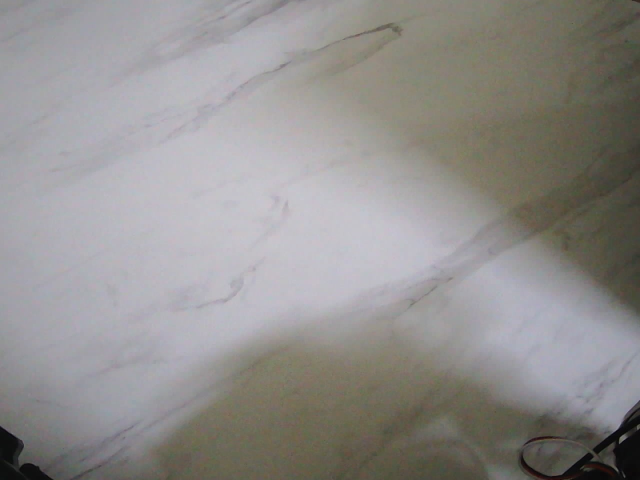
#> input picture datasets/towel_yolo_source/20260826_top_01/00_empty_table/empty_0001.jpg, 1280 x 960 px (shown at 1/2 size)
$ python -i bootstrap_top_can_obb_labels.py   (imports and definitions only)
#> lines starting #> are read from the running program, lines starting #| are printed output that depends on the picture; after the words box and inside, x2 and y2 are one past the last pixel; in counts of white or black regions, pixels touching at a corner belong together
#> further down, picture is the input picture: shape (960, 1280, 3); mean B, G, R 141.1, 143, 145.2
### tools/label_top_can_obb.py
#!/usr/bin/env python3
"""Review and manually label one top-camera can OBB per capture.

The source capture set can contain several near-identical frames from one
physical scene.  This tool deliberately selects only the sharpest frame per
capture so that adjacent frames cannot later leak across train and validation
splits.  Positive cases receive one Ultralytics OBB; ``absent`` cases receive
an empty label file.
"""

from __future__ import annotations

import argparse
import hashlib
import json
import sys
from dataclasses import dataclass
from pathlib import Path

import cv2
import numpy as np


CLASS_ID = 0
CLASS_NAME = "can"
INDEX_NAME = "can_obb_labeling_index.json"


@dataclass(frozen=True)
class Case:
    capture_id: str
    expected_present: bool
    image: Path
    image_sha256: str
    width: int
    height: int
    source_record: str
    condition: dict[str, str]


# [90 lines left out: functions file_sha256, load_json, parse_cases, not called in this run]


def order_box_points(points: np.ndarray) -> np.ndarray:
    if points.shape != (4, 2):
        raise ValueError("an OBB needs exactly four points")
    center = np.mean(points, axis=0)
    angles = np.arctan2(points[:, 1] - center[1], points[:, 0] - center[0])
    ordered = points[np.argsort(angles)]
    start = int(np.argmin(ordered[:, 0] + ordered[:, 1]))
    return np.roll(ordered, -start, axis=0)


# [52 lines left out: functions label_text, parse_label, index_document, not called in this run]


class Labeler:
    # [18 lines left out: functions __init__, _first_index, not called in this run]

    @property
    def case(self) -> Case:
        return self.cases[self.index]

    @property
    def label_path(self) -> Path:
        return self.labels_dir / f"{self.case.capture_id}.txt"

    # [34 lines left out: functions load_current, _mouse, _render, not called in this run]

    def _save_index(self) -> None:
        self.index_path.write_text(json.dumps(index_document(self.root, self.cases, self.labels_dir), indent=2, sort_keys=True) + "\n", encoding="utf-8")

    # [9 lines left out: function save_current, not called in this run]

    def move(self, delta: int) -> None:
        self.index = (self.index + delta) % len(self.cases)
        self.load_current()

    # [70 lines left out: functions run, parse_args, main, not called in this run]


# [2 lines that do not run on import are left out]

### tools/bootstrap_top_can_obb_labels.py
#!/usr/bin/env python3
"""Create review-first OBB proposals for the red lying-can capture set.

The can is red and the capture board is nearly neutral, so HSV segmentation is
used only to bootstrap labels.  The script does not write training labels
unless ``--write-labels`` is supplied.  It always emits proposal JSON and
contact sheets for visual review.
"""

from __future__ import annotations

import argparse
import json
import math
import sys
from pathlib import Path

import cv2
import numpy as np

from label_top_can_obb import CLASS_NAME, Case, file_sha256, label_text, order_box_points, parse_cases


LONG_AXIS_EXPANSION = 1.18
SHORT_AXIS_EXPANSION = 1.10


def expanded_box(rect: tuple[tuple[float, float], tuple[float, float], float]) -> np.ndarray:
    center, dimensions, angle = rect
    width, height = dimensions
    if width <= 0.0 or height <= 0.0:
        raise ValueError("empty candidate rectangle")
    if width >= height:
        width *= LONG_AXIS_EXPANSION
        height *= SHORT_AXIS_EXPANSION
    else:
        width *= SHORT_AXIS_EXPANSION
        height *= LONG_AXIS_EXPANSION
    return order_box_points(cv2.boxPoints((center, (width, height), angle)).astype(np.float32))


# [15 lines left out: function fit_box_to_image, not called in this run]


def red_candidates(image: np.ndarray) -> list[dict]:
    hsv = cv2.cvtColor(image, cv2.COLOR_BGR2HSV)
#> hsv: shape (960, 1280, 3); mean H, S, V 81, 23.5, 148.5
    red_low = cv2.inRange(hsv, (0, 65, 35), (14, 255, 255))
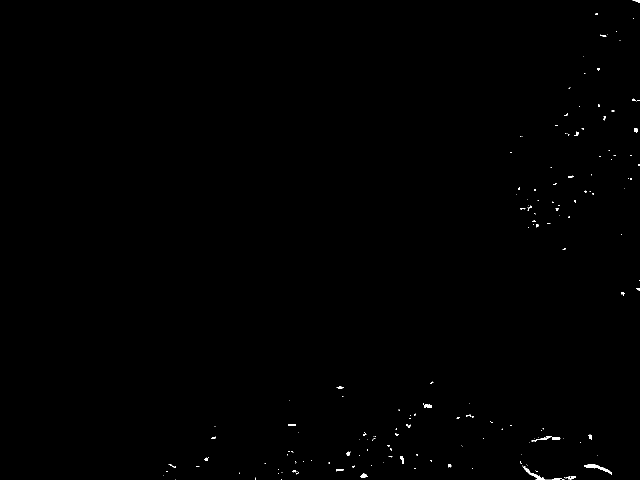
#> red_low: shape (960, 1280) (shown at 1/2 size); 0.22% white; 180 white regions (144 under 20 px), largest, box (x1, y1, x2, y2) and area: (1168, 928, 1224, 949) 314, (1045, 931, 1090, 960) 249, (1063, 872, 1121, 883) 194
    red_high = cv2.inRange(hsv, (160, 65, 35), (180, 255, 255))
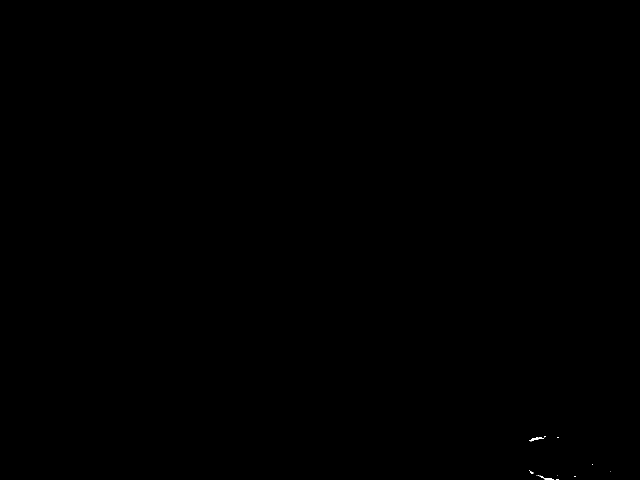
#> red_high: shape (960, 1280) (shown at 1/2 size); 0.02% white in thin lines or dots, all inside (x1, y1, x2, y2) = (1058, 873, 1221, 960)
    mask = cv2.bitwise_or(red_low, red_high)
#> mask: shape (960, 1280); 0.24% white; 173 white regions (138 under 20 px), largest, box (x1, y1, x2, y2) and area: (1045, 931, 1124, 960) 401, (1168, 928, 1224, 949) 317, (1058, 872, 1121, 883) 285
    mask = cv2.morphologyEx(mask, cv2.MORPH_CLOSE, cv2.getStructuringElement(cv2.MORPH_ELLIPSE, (9, 9)))
#> mask: shape (960, 1280); 0.28% white; 142 white regions (107 under 20 px), largest, box (x1, y1, x2, y2) and area: (1045, 928, 1152, 960) 691, (1058, 872, 1121, 885) 333, (1168, 928, 1224, 949) 322
    mask = cv2.morphologyEx(mask, cv2.MORPH_OPEN, cv2.getStructuringElement(cv2.MORPH_ELLIPSE, (3, 3)))
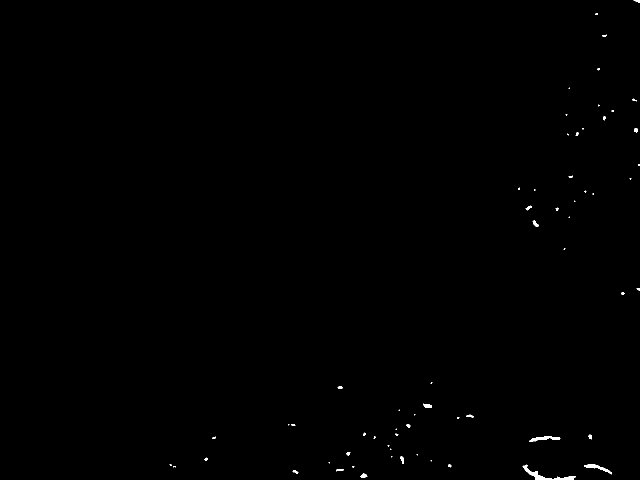
#> mask: shape (960, 1280) (shown at 1/2 size); 0.23% white; 64 white regions (33 under 20 px)
    contours, _ = cv2.findContours(mask, cv2.RETR_EXTERNAL, cv2.CHAIN_APPROX_SIMPLE)
#> contours = 64 contours, 42 with area under 20; largest, box (x1, y1, x2, y2) and area: (1045, 929, 1152, 960) 560, (1058, 872, 1121, 884) 265, (1168, 928, 1224, 949) 258, (846, 807, 864, 816) 86, (1065, 441, 1077, 454) 64
    candidates = []
    for contour in contours:
        area = float(cv2.contourArea(contour))
        if area < 350.0:
            continue
        rect = cv2.minAreaRect(contour)
        width, height = rect[1]
        long_side = max(width, height)
        short_side = min(width, height)
        if short_side <= 0.0:
            continue
        aspect = long_side / short_side
        if not (55.0 <= long_side <= 220.0 and 16.0 <= short_side <= 110.0 and 1.25 <= aspect <= 5.0):
            continue
        points = expanded_box(rect)
        polygon = np.round(points).astype(np.int32)
        candidate_mask = np.zeros(mask.shape, dtype=np.uint8)
        cv2.fillConvexPoly(candidate_mask, polygon, 255)
        selected = candidate_mask > 0
        red_fraction = float(np.mean(mask[selected] > 0)) if np.any(selected) else 0.0
        center_x, center_y = rect[0]
        height_px, width_px = image.shape[:2]
        edge_margin = min(center_x, center_y, width_px - center_x, height_px - center_y)
        aspect_score = math.exp(-abs(math.log(aspect / 2.31)))
        score = 0.001 * area + 2.5 * red_fraction + 0.4 * aspect_score + min(edge_margin, 100.0) / 1000.0
        candidates.append(
            {
                "points": points,
                "score": score,
                "red_area_px": area,
                "red_fraction": red_fraction,
                "long_side_px": long_side,
                "short_side_px": short_side,
                "aspect": aspect,
            }
        )
#> this loop made 64 passes
#> area on passes 1, 2, 3, 7, 8, 12, 13, 16, 20, 22, 26, 30: 63, 34.5, 31.5, 258.5, 22.5, 21, 56, 31, 265, 40, 29.5, 35
#> (area, long_side, short_side, aspect, dimensions in expanded_box, angle in expanded_box) on pass 6: (559.5, 108, 25.04, 4.31, (25.04, 108), -76.66)
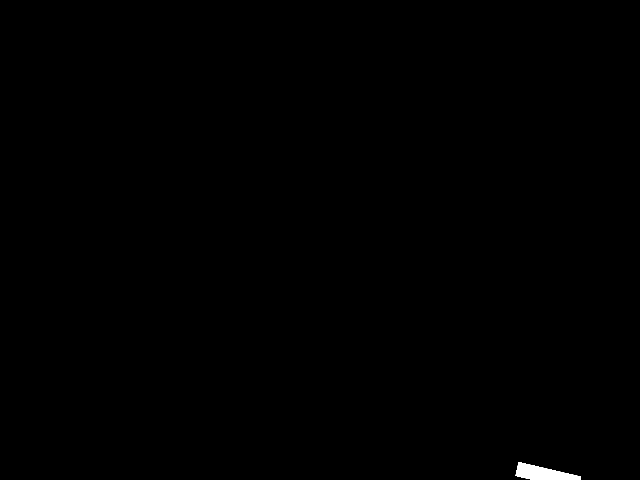
#> candidate_mask: shape (960, 1280) (shown at 1/2 size); 0.22% white; 1 white region, box (x1, y1, x2, y2) and area: (1031, 924, 1162, 960) 2672
#> after the loop, candidates = 1 item
    return sorted(candidates, key=lambda candidate: candidate["score"], reverse=True)


# [118 lines left out: functions draw_review, write_review_sheets, parse_args, main, not called in this run]


# [2 lines not run here, left out]

>>> import cv2
>>> picture = cv2.imread('../datasets/towel_yolo_source/20260826_top_01/00_empty_table/empty_0001.jpg')
>>> result = red_candidates(picture)
#> result = 1 item
